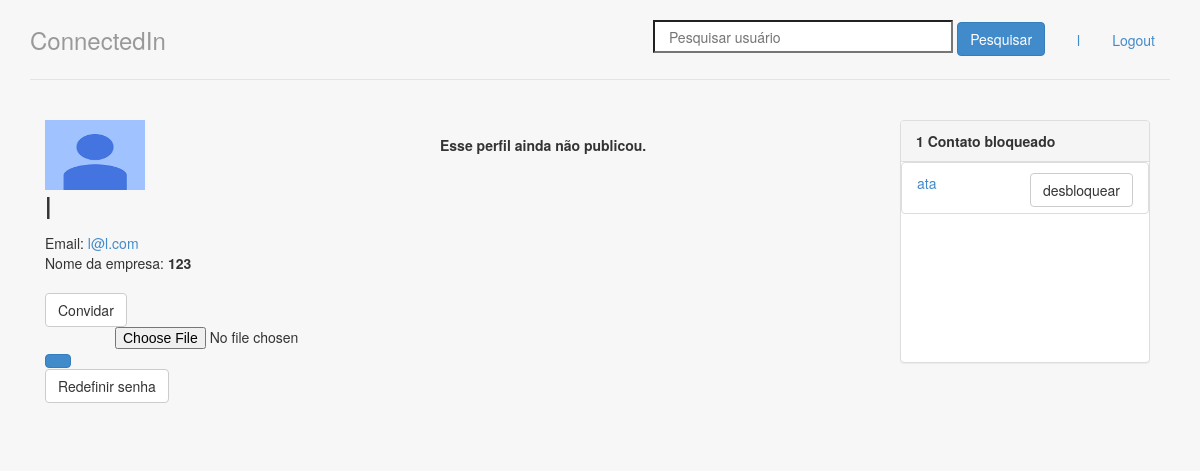
The app's page /perfil/ (signed in), older data.
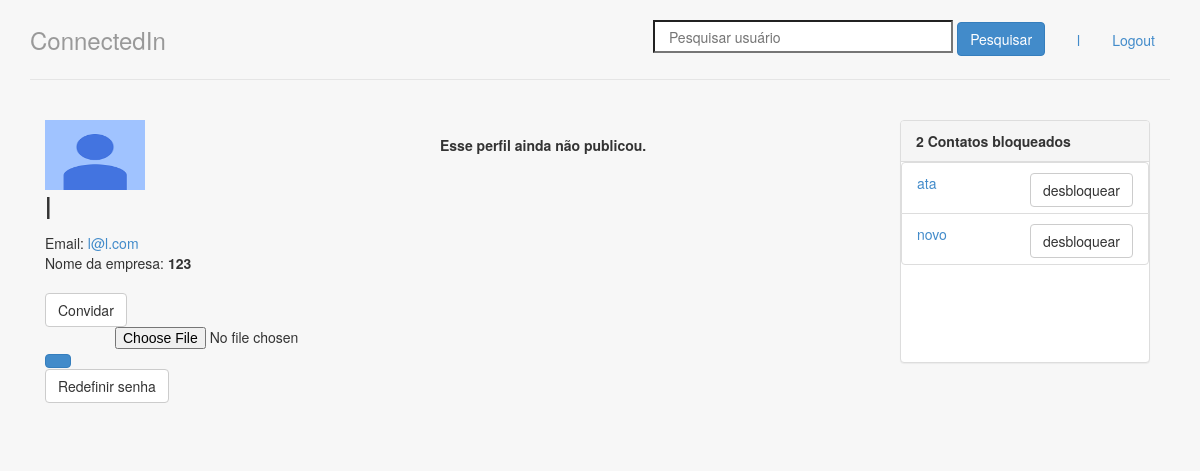
The same page, newer data.
### perfis/models.py (models this page shows, shortened)
class Bloqueio(models.Model):
    bloqueador = models.ForeignKey(Perfil, on_delete = models.CASCADE, related_name = 'bloqueador')
    bloqueado = models.ForeignKey(Perfil, on_delete = models.CASCADE, related_name = 'bloqueado')
    def __str__(self):
        return self.bloqueado.nome

class Perfil(models.Model):
    nome = models.CharField(max_length=255, null=False)
    telefone = models.CharField(max_length=15, null=False)
    nome_empresa = models.CharField(max_length=255, null=False)
    contatos = models.ManyToManyField('self', related_name = 'meus_contatos')
    contatos_bloqueados = models.ManyToManyField('self', related_name = 'meus_contatos_bloqueados', symmetrical=False, through='Bloqueio')
    usuario = models.OneToOneField(User, related_name="perfil", on_delete = models.CASCADE)
    foto_perfil = models.ImageField(upload_to='fotos_perfis', null=True, blank = True)
    @property
    def email(self):
        return self.usuario.email
    @property
    def meus_bloqueios(self):
        bloqueio = Bloqueio.objects.filter(bloqueador=self)
        return bloqueio

### perfis/views.py (the view, shortened to what this page needs)
# urls.py: path('perfil/', views.PerfilView.as_view(), name='meu_perfil'),
class PerfilView(View):
	def get(self, request):
		form = UploadFotoPerfilForm()
		perfil_logado = get_perfil_logado(request)
		contexto = {'perfil' : perfil_logado,
					'perfil_logado' : perfil_logado,
					'posso_convidar': True,
					'posso_bloquear': False,
					'posso_exibir': True,
					'form': form
					}
		return render(request, 'perfil.html', contexto)

### perfis/forms.py
class UploadFotoPerfilForm(forms.Form):
	foto_perfil = forms.FileField(required=False)

### perfis/views.py (called while the page is built)
@login_required
def get_perfil_logado(request):
	return request.user.perfil

### perfis/templates/perfil.html (shortened to what the changed rows need)
{% extends 'base.html' %}
{% block body %}
		{% if posso_exibir %}
		<div class = "col-lg-4">
			<div>
				<h2 style="margin-top: 0px">{{ perfil.nome }}</h2>
				{% if posso_convidar %}
					<br>
				{% endif %}
			</div>
		</div>
		<div class = "col-lg-3">
				{% if perfil_logado.id == perfil.id %}
			<div class="panel panel-default  " style="width:250px;" >
            {% with total=perfil_logado.meus_bloqueios.count %}
            {% if total %}
            <div class="panel-heading">
                <strong> {{ total }}
                    Contato{{ total|pluralize }} bloqueado{{ total|pluralize }}
                </strong>
            </div>
            <div style="overflow-y: scroll; height: 200px;">
            <ul class="list-group">
                {% for bloqueio in perfil_logado.meus_bloqueios.all %}
                <li class="list-group-item">
                    <p><a href="{% url 'exibir' bloqueio.bloqueado.id %}">
                            {{ bloqueio }}
                        </a>
                        <a class="btn btn-default pull-right" href="{% url 'desbloquear' bloqueio.id %}">desbloquear</a>
                    </p>
                </li>
                {% endfor %}
            </ul>
        </div>
            {% else %}
            <div class="panel-body">
                Não há contatos bloqueados
            </div>
            {% endif %}
            {% endwith %}
        	</div>
			{% endif %}
			</div>
		{% else %}
			<h1>Usuário não existe</h1>
		{% endif %}
{% endblock %}

Row changes from the older to the newer data that the page shows:
added Bloqueio: bloqueado.nome "novo"
Text that changed along with them:
{{ total }}: "1" → "2"
